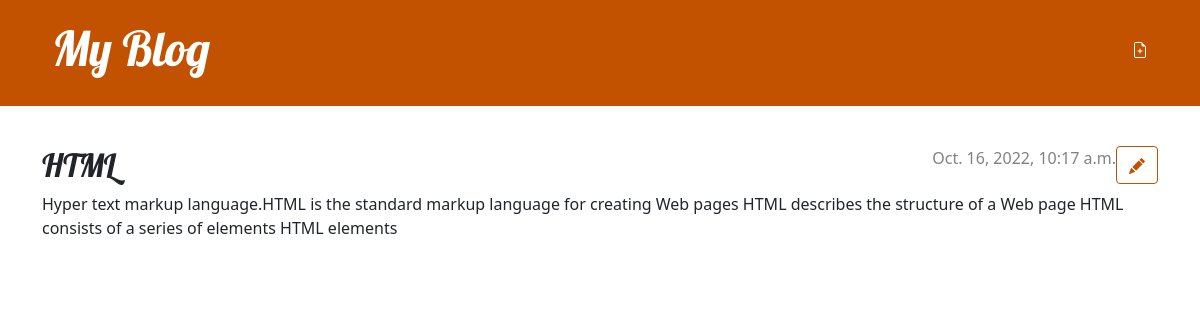
Screenshot of /post/3/ with the database file from the repository.
### blogs/models.py (models this page shows, shortened)
class Post (models.Model):
    author = models.ForeignKey(settings.AUTH_USER_MODEL, on_delete=models.CASCADE)
    title = models.CharField(max_length=200)
    text = models.TextField()
    created_date = models.DateTimeField(default=timezone.now)
    published_date = models.DateTimeField(blank=True, null=True)

### blogs/views.py (the view)
# urls.py: path('post/<int:pk>/',views.post_detail, name='post_detail'),
def post_detail(request, pk):
    post = get_object_or_404(Post, pk=pk)
    return render(request, 'blogs/post_detail.html', {'post': post})

### blogs/templates/blogs/post_detail.html (shortened to what this page needs)
{% extends 'blogs/base.html' %}
{% block content %}
    <article class="post">
        <aside class="actions">
            <a class="btn btn-secondary" href="{% url 'post_edit' pk=post.pk %}">
            </a>
        </aside>
        {% if post.published_date %}
            <time class="date">
                {{ post.published_date }}
            </time>
        {% endif %}
        <h2>{{ post.title }}</h2>
        <p>{{ post.text|linebreaksbr }}</p>
    </article>
{% endblock %}

### blogs/static/css/blog.css (style rules this page uses)
h1, h2, h3, h4 { font-family: 'Lobster', cursive; }
.date { color: #828282; }
.post { margin-bottom: 70px; }
.post > .date, .post > .actions { float: right; }
.btn-secondary, .btn-secondary:visited { color: #C25100; background: none; border-color: #C25100; }

### rows the page displays
Post: published_date "Oct. 16, 2022, 10:17 a.m.", title "HTML", text "Hyper text markup language.HTML is the standard markup language for creating Web pages HTML describes the structure of a Web page HTML consists of a series of elements HTML elements"
